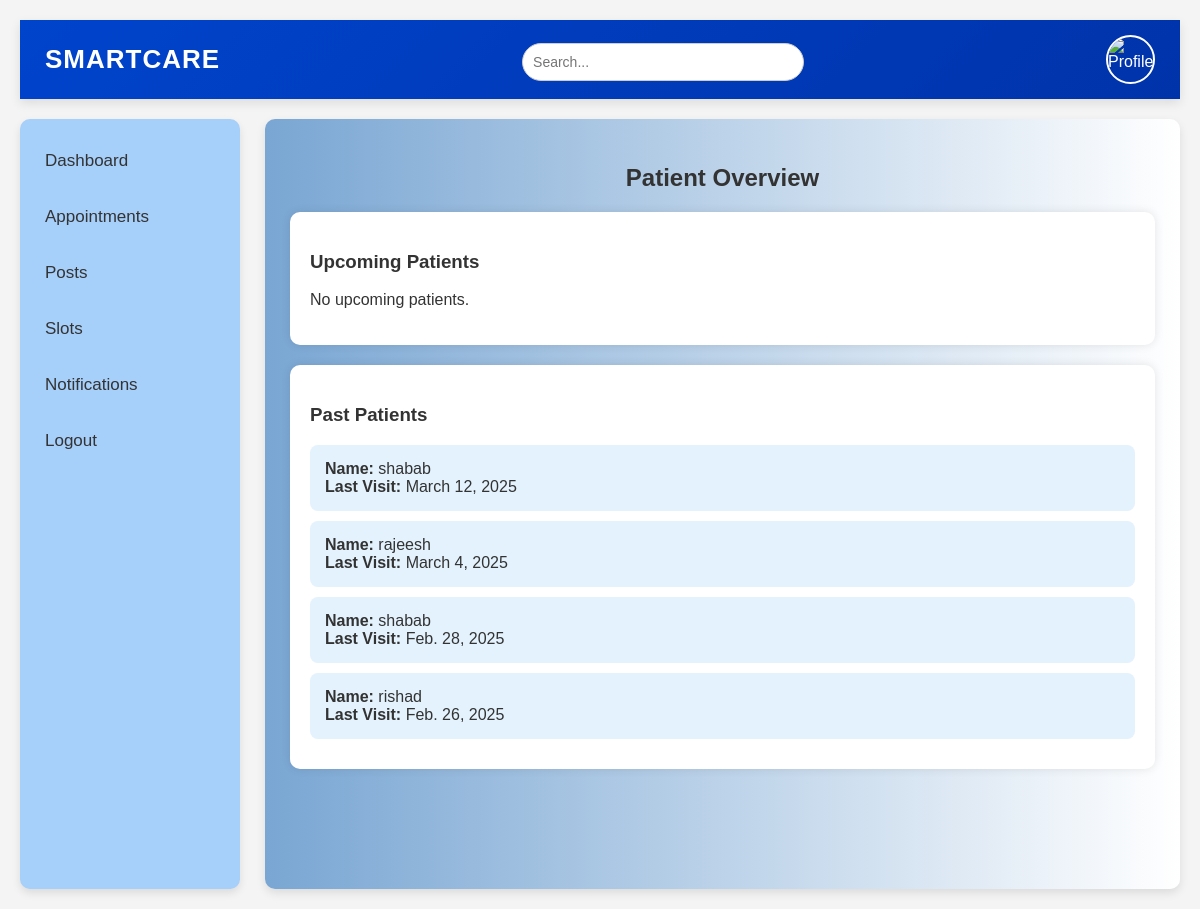
Screenshot of /api/patientoverview (signed in) with the database file from the repository.
### Predictivehealthapp/models.py (models this page shows)
class bookinginfoTable(models.Model):
    USERID=models.ForeignKey(userTable,on_delete=models.CASCADE,null=True,blank=True,related_name='userid')
    DOCTORID=models.ForeignKey(DoctorTable,on_delete=models.CASCADE,null=True,blank=True,)
    patient_name=models.CharField(max_length=300,null=True,blank=True)
    patient_age=models.CharField(max_length=300,null=True,blank=True)
    patient_height=models.CharField(max_length=300,null=True,blank=True)
    patient_weight=models.CharField(max_length=300,null=True,blank=True)
    patient_addr=models.CharField(max_length=300,null=True,blank=True)
    APPOINTMENTDATE=models.DateField(null=True,blank=True)
    APPOINTMENTTIME=models.TimeField(null=True,blank=True)
    visitReason=models.CharField(max_length=300,null=True,blank=True)
    status=models.CharField(max_length=20,null=True,blank=True)

### Predictivehealthapp/views.py (the view)
# urls.py: path('patientoverview',patientoverview.as_view(),name="patientoverview"),
class patientoverview(View):
    def get(self,request):
        doc_obj = DoctorTable.objects.get(LOGINID__id=request.session.get('user_id'))
        upcoming_appointments = bookinginfoTable.objects.filter(DOCTORID=doc_obj, APPOINTMENTDATE__gte=date.today()).order_by('APPOINTMENTDATE')
        past_appointments = bookinginfoTable.objects.filter(DOCTORID=doc_obj, APPOINTMENTDATE__lt=date.today()).order_by('-APPOINTMENTDATE')
        listappo = {
        'upcoming_appointments': upcoming_appointments,
        'past_appointments': past_appointments,
        }
        return render(request,'doctor/patient-overview.html',listappo)

### templates/doctor/patient-overview.html (shortened to what this page needs)
{% extends 'doctor/doc-dashboard.html' %}
{% block body %}
<!DOCTYPE html>
<html lang="en">
<head>
</head>
<body>
    <div class="container">
        <h2>Patient Overview</h2>
        <div class="section">
            <h3>Upcoming Patients</h3>
            {% if upcoming_appointments %}
                {% for appointment in upcoming_appointments %}
                <div class="card">
                    <strong>Name:</strong> {{ appointment.patient_name }} <br>
                    <strong>Appointment Date:</strong> {{ appointment.APPOINTMENTDATE }} <br>
                </div>
                {% endfor %}
            {% else %}
                <p>No upcoming patients.</p>
            {% endif %}
        </div>
        <div class="section">
            <h3>Past Patients</h3>
            {% if past_appointments %}
                {% for appointment in past_appointments %}
                <div class="card">
                    <strong>Name:</strong> {{ appointment.patient_name }} <br>
                    <strong>Last Visit:</strong> {{ appointment.APPOINTMENTDATE }} <br>
                </div>
                {% endfor %}
            {% else %}
                <p>No past patients.</p>
            {% endif %}
        </div>
    </div>
</body>
{% endblock %}

### static/styles/doc-css/doc-dashboard.css (style rules this page uses)
body { font-family: 'Poppins', sans-serif; margin: 0; padding: 0; background-color: #f0f2f5; color: #333; }
body { font-family: 'Arial', sans-serif; margin: 0; padding: 0; background-color: #f4f4f9; color: #333; }
.container { display: flex; flex-direction: column; min-height: 90vh; }
body { font-family: Arial, sans-serif; margin: 0; padding: 0; background-color: #f4f5f7; }

### templates/doctor/patient-overview.html (style rules this page uses)
body { font-family: Arial, sans-serif; background-color: #f4f4f4; margin: 0; padding: 20px; }
.container { max-width: 900px; margin: auto; }
.section { background: white; padding: 20px; margin-bottom: 20px; border-radius: 10px; box-shadow: 0 0 10px rgba(0, 0, 0, 0.1); }
h2 { text-align: center; }
.card { background: #e3f2fd; padding: 15px; margin: 10px 0; border-radius: 8px; }

### rows the page displays
bookinginfoTable: patient_name "shabab", APPOINTMENTDATE "March 12, 2025"
bookinginfoTable: patient_name "rajeesh", APPOINTMENTDATE "March 4, 2025"
bookinginfoTable: patient_name "shabab", APPOINTMENTDATE "Feb. 28, 2025"
bookinginfoTable: patient_name "rishad", APPOINTMENTDATE "Feb. 26, 2025"
